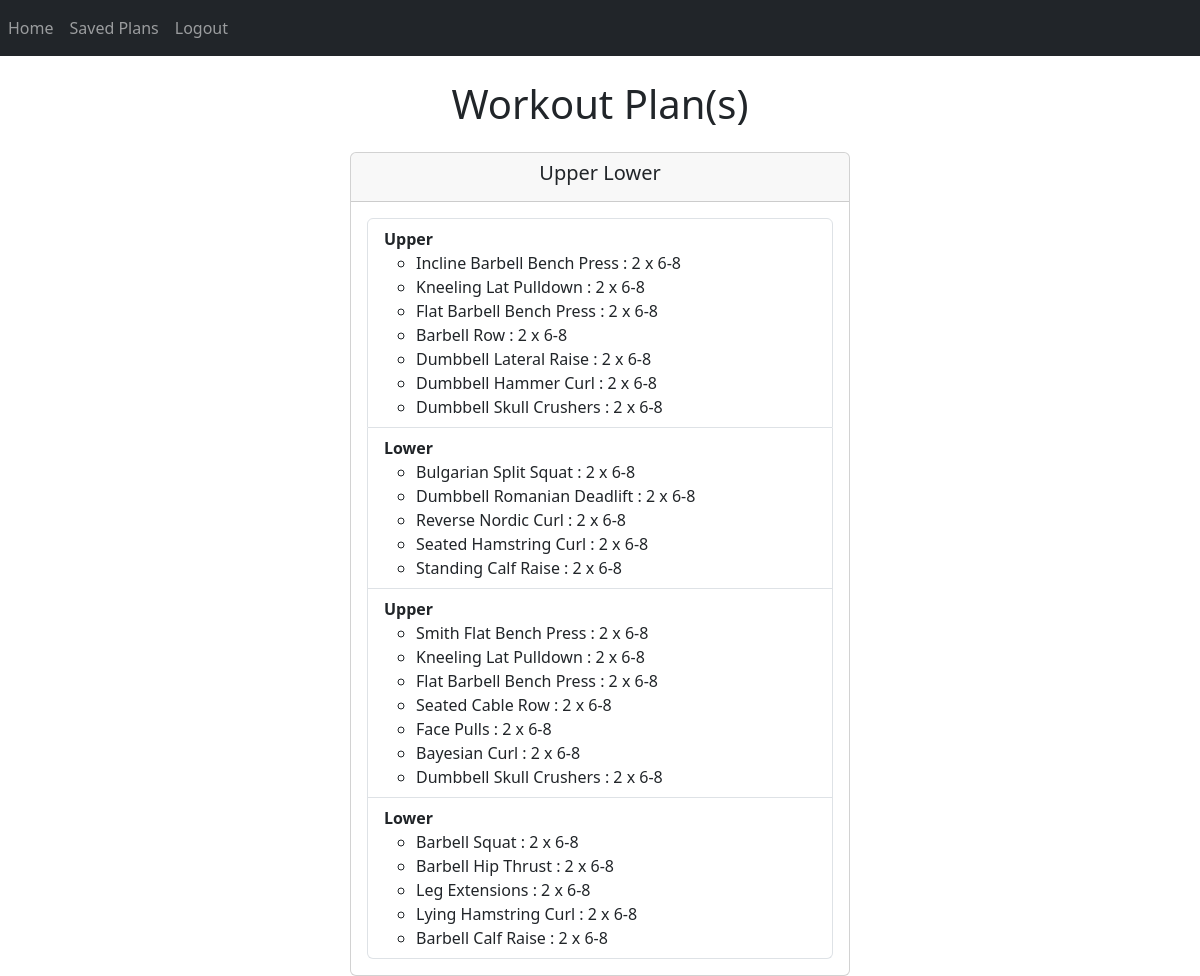
The app's page /saved_plans (signed in) with its own data.
### website/models.py (models this page shows, shortened)
class SavedPlan(db.Model):
    id = db.Column(db.Integer, primary_key=True)
    split_name = db.Column(db.String(100), nullable=False)
    plan = db.Column(db.Text, nullable=False)
    user_id = db.Column(db.Integer, db.ForeignKey('user.id'), nullable=False)
    def get_plan_data(self):
            try:
                print("Encoded JSON:")
                return json.loads(self.plan)  # Convert JSON string back to dict
            except json.JSONDecodeError as e:
                print("Error decoding JSON:", e)
                return {}

### website/views.py (the view)
@views.route('/saved_plans')
@login_required
def saved_plans():
    plans = SavedPlan.query.filter_by(user_id=current_user.id).all()
    for plan in plans:
        print("\n", plan.split_name)
        plan_data = plan.get_plan_data()
        print("Type of plan_data:", type(plan_data))
    return render_template("saved_plans.html", user=current_user, plans=plans)

### website/__init__.py (called while the page is built)
def create_app():
    app = Flask(__name__)
    app.config['SECRET_KEY'] = 'hjdaksdhjkasdhjklasdhjka'
    app.config['SQLALCHEMY_DATABASE_URI'] = f'sqlite:///{DB_NAME}'
    db.init_app(app)
    from .views import views
    from .auth import auth
    app.register_blueprint(views, url_prefix='/')
    app.register_blueprint(auth, url_prefix='/')
    from .models import User, WorkoutPreferences, WorkoutSplit, WorkoutDay, ExerciseRole, Exercise, SavedPlan
    with app.app_context():
        db.create_all()
    login_manager = LoginManager()
    login_manager.login_view = 'auth.login'
    login_manager.init_app(app)
    @login_manager.user_loader
    def load_user(id):
        return User.query.get(int(id))
    return app

### website/templates/saved_plans.html (shortened to what this page needs)
{% extends "base.html" %}
{% block content %}
<div class="container mt-4">
    <h1 class="text-center mb-4">Workout Plan(s)</h1>
    {% if plans %}
    <div id="workoutCarousel" class="carousel slide" data-bs-ride="carousel">
        <div class="carousel-inner">
            {% for plan in plans %}
            <div class="carousel-item {% if loop.first %}active{% endif %}">
                <div class="card mx-auto" style="max-width: 500px;">
                    <div class="card-header text-center">
                        <h5 class="card-title">{{ plan.split_name }}</h5>
                    </div>
                    <div class="card-body">
                        <ul class="list-group">
                            {% for day in plan.get_plan_data().days %}
                            <li class="list-group-item">
                                <strong>{{ day.name }}</strong>
                                <ul>
                                    {% for exercise in day.exercises %}
                                    <li>{{ exercise.name }} : {{exercise.sets}} x {{exercise.start_reps}}-{{exercise.end_reps}}</li>
                                    {% endfor %}
                                </ul>
                            </li>
                            {% endfor %}
                        </ul>
                    </div>
                </div>
            </div>
            {% endfor %}
        </div>
        <button class="carousel-control-prev" type="button" data-bs-target="#workoutCarousel" data-bs-slide="prev">
            <span class="carousel-control-prev-icon" aria-hidden="true"></span>
        </button>
        <button class="carousel-control-next" type="button" data-bs-target="#workoutCarousel" data-bs-slide="next">
            <span class="carousel-control-next-icon" aria-hidden="true"></span>
        </button>
    </div>
        {% else %}
        <p class="text-center">No workout plans available. Please generate a plan first.</p>
    {% endif %}
</div>
{% endblock %}

### website/templates/base.html (shortened to what this page needs)
<!DOCTYPE html>
<html>
  <head>
    <link href="https://cdn.jsdelivr.net/npm/bootstrap@5.3.0/dist/css/bootstrap.min.css" rel="stylesheet">
  </head>
  <body>
      <nav class="navbar navbar-expand-lg navbar-dark bg-dark">
        <div class="collapse navbar-collapse" id="navbar">
          <div class="navbar-nav">
            {% if user.is_authenticated %}
            <a class="nav-item nav-link" id="home" href="/">Home</a>
            <a class="nav-item nav-link" id="savedPlans" href="/saved_plans">Saved Plans</a>
            <a class="nav-item nav-link" id="logout" href="/logout">Logout</a>
            {% else %}
            <a class="nav-item nav-link" id="home" href="/">Home</a>
            <a class="nav-item nav-link" id="login" href="/login">Login</a>
            <a class="nav-item nav-link" id="signUp" href="/sign-up">Sign Up</a>
            {% endif %}
          </div>
        </div>
      </nav>
      {% block content %}{% endblock %}
    </body>
</html>

### records on screen
SavedPlan: split_name "Upper Lower", name "Upper" "Lower" "Upper" "Lower", name "Incline Barbell Bench Press" "Kneeling Lat Pulldown" "Flat Barbell Bench Press" "Barbell Row" "Dumbbell Lateral Raise" "Dumbbell Hammer Curl" "Dumbbell Skull Crushers" "Bulgarian Split Squat" "Dumbbell Romanian Deadlift" "Reverse Nordic Curl" "Seated Hamstring Curl" "Standing Calf Raise" "Smith Flat Bench Press" "Kneeling Lat Pulldown" "Flat Barbell Bench Press" "Seated Cable Row" "Face Pulls" "Bayesian Curl" "Dumbbell Skull Crushers" "Barbell Squat" "Barbell Hip Thrust" "Leg Extensions" "Lying Hamstring Curl" "Barbell Calf Raise", sets "2" "2" "2" "2" "2" "2" "2" "2" "2" "2" "2" "2" "2" "2" "2" "2" "2" "2" "2" "2" "2" "2" "2" "2", start_reps "6" "6" "6" "6" "6" "6" "6" "6" "6" "6" "6" "6" "6" "6" "6" "6" "6" "6" "6" "6" "6" "6" "6" "6", end_reps "8" "8" "8" "8" "8" "8" "8" "8" "8" "8" "8" "8" "8" "8" "8" "8" "8" "8" "8" "8" "8" "8" "8" "8"
